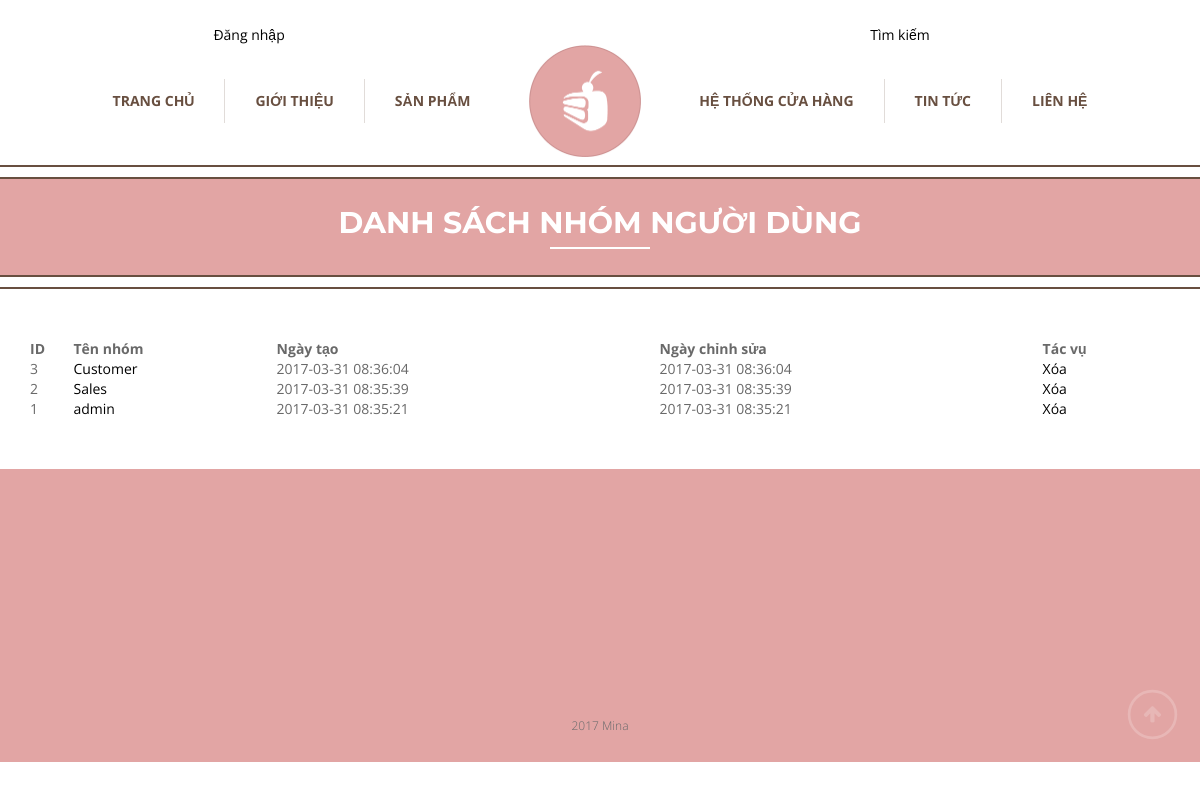
/listgroup.php (signed in), run on the app's committed database.
### tables this page shows
CREATE TABLE `role` (
  `group_id` int(11) NOT NULL,
  `name` varchar(50) NOT NULL,
  `createdon` datetime NOT NULL,
  `updatedon` datetime NOT NULL
);

### listgroup.php (the view, shortened to what this page needs)
<?php
function get_group_list(){
    $sql = "SELECT * FROM role ORDER BY group_id DESC";
    GLOBAL $conn;
    return mysqli_query($conn, $sql);
}
$group_list = get_group_list();
?>
<?php require 'header.php'?>
<section class="top-section">
    <div class="offset-borders">
        <div class="full-header-container" id="header-blog">
            <div class="full-header">
                <div class="container">
                    <h1>Danh sách nhóm người dùng</h1>
                </div>
            </div>
        </div>
    </div>
</section>
<section class="container" style="margin-top: 50px">
<table width="100%" cellpadding="10">
    <tr>
        <th>ID</th>
        <th>Tên nhóm</th>
        <th>Ngày tạo</th>
        <th>Ngày chỉnh sửa</th>
        <th>Tác vụ</th>
    </tr>
    <?php while($group = mysqli_fetch_assoc($group_list)): ?>
        <tr>
            <td><?php echo $group['group_id']; ?></td>
            <td><a  href="<?php echo SITE_URL . 'MinaBakery/updategroup.php?group_id=' .  $group['group_id']; ?>"><?php echo $group['name'];  ?></a></td>
            <td><?php echo $group['createdon']; ?></td>
            <td><?php echo $group['updatedon']; ?></td>
            <td><a  href="<?php echo SITE_URL . 'MinaBakery/deletegroup.php?group_id=' .  $group['group_id']; ?>">Xóa</a></td>
        </tr>
    <?php endwhile; ?>
</table>
</section>
<?php require 'footer.php'?>

### assets/css/main.css (style rules this page uses)
*, *:after, *:before { box-sizing: border-box; }
a { color: #000; -webkit-transition: all 0.2s ease-out; -moz-transition: all 0.2s ease-out; -o-transition: all 0.2s ease-out; transition: all 0.2s ease-out; }
body { font-family: 'Open Sans', sans-serif; font-size: 14px; font-weight: 400; color: #696969; background-color: #FFF; }
h1, h2, h3, h4 { font-size: 16px; font-weight: 700; }
h1 { font-family: 'Montserrat', sans-serif; color: #684f40; padding-bottom: 26px; margin: 65px 0 25px 0; }
#header-blog { background-image: url('../images/bg_blog.png'); -webkit-background-size: cover; -moz-background-size: cover; -o-background-size: cover; background-size: cover; background-position: center center; }
.full-header { position: relative; display: table-cell; vertical-align: middle; background-color: #e2a5a4; color: #FFF; text-align: center; z-index: 20; }
.full-header h1 { color: #FFF; font-size: 30px; text-transform: uppercase; position: relative; margin: 10px 0; padding-bottom: 10px; }
.full-header h1:after { position: absolute; bottom: 0; left: 50%; margin-left: -50px; width: 100px; height: 2px; background-color: #FFF; content: ''; }
.full-header-container { border-top: 2px #684f40 solid; border-bottom: 2px #684f40 solid; display: table; width: 100%; position: relative; height: 100px; }
.full-header-container:after { position: absolute; left: 0; top: 0; width: 100%; height: 100%; background-image: url('../images/pattern_strips.png'); content: ''; }
.offset-borders { position: relative; padding: 12px 0; }
.offset-borders:after, .offset-borders:before { position: absolute; left: 0; width: 100%; height: 2px; background-color: #684f40; content: ''; }
.offset-borders:after { top: 0px; }
.offset-borders:before { bottom: 0px; }
.top-section { position: relative; margin-top: 165px; z-index: 750; background-color: #FFF; }

### data on the page
role: group_id "3", name "Customer", createdon "2017-03-31 08:36:04", updatedon "2017-03-31 08:36:04"
role: group_id "2", name "Sales", createdon "2017-03-31 08:35:39", updatedon "2017-03-31 08:35:39"
role: group_id "1", name "admin", createdon "2017-03-31 08:35:21", updatedon "2017-03-31 08:35:21"
